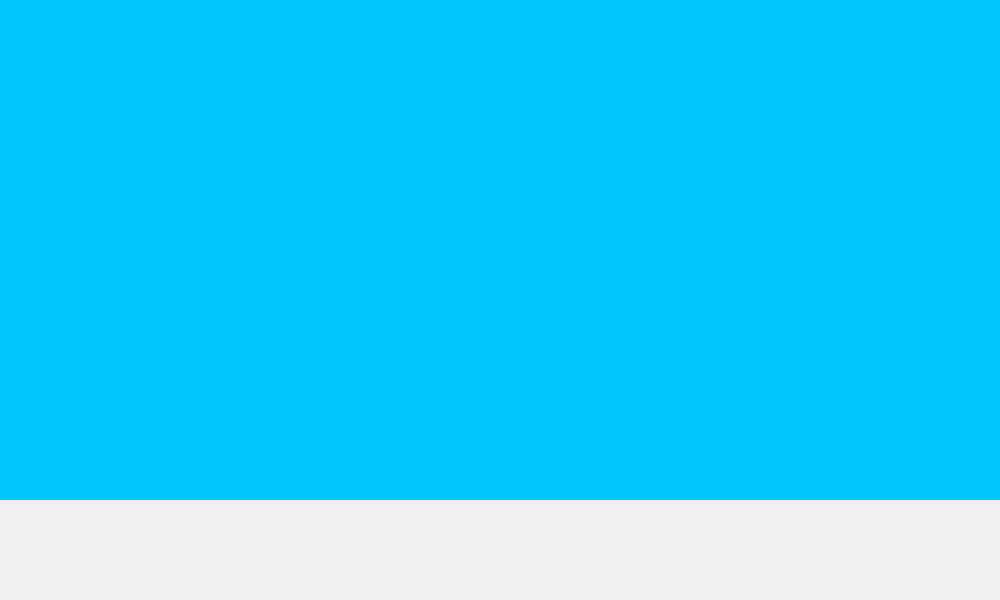
Frame 1 (no input)
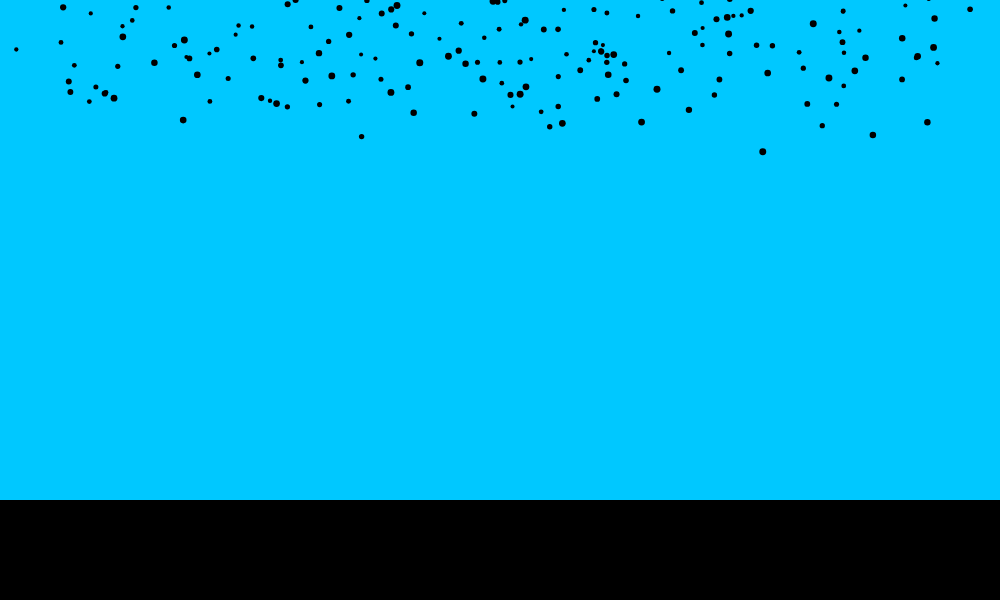
Frame 60 (no input)
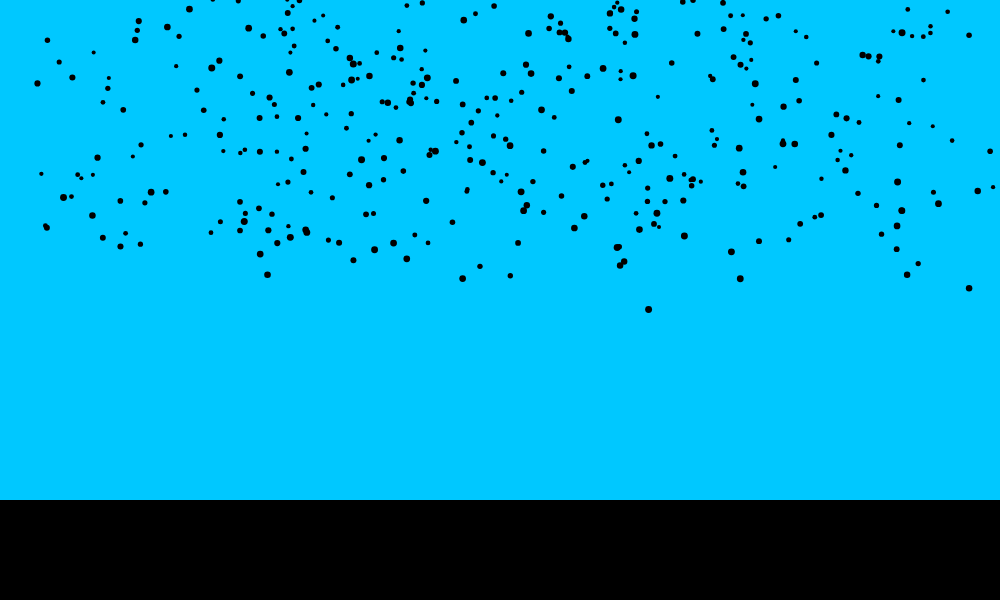
Frame 120 (the mouse pressed at the canvas centre since frame 60)

The p5.js sketch that drew these frames (run headless with seeded random() and noise() and a simulated clock; from frame 60 on, the mouse is pressed at the canvas centre):

// p5.js sketch
// ── sketch.js
// the black snow fall
let snowflakes = []; 

function setup() {
  createCanvas(1000, 600);
  fill(240);
  noStroke();
}

function draw() {
  background(0,200,300);
  rect(0, 500, 1000, 100);
  fill(0)
  let t = frameCount / 80; 

 
  for (let i = 0; i < random(7); i++) {
    snowflakes.push(new snowflake()); 
  }

 
  for (let flake of snowflakes) {
    flake.update(t); 
    flake.display(); 
  }
}

function snowflake() {
  
  this.posX = 0;
  this.posY = random(-60, 0);
  this.initialangle = random(0, 2 * PI);
  this.size = random(4, 7);


  this.radius = sqrt(random(pow(width / 2, 2)));

  this.update = function(time) {
    let w = 0.6; // angular speed
    let angle = w * time + this.initialangle;
    this.posX = width / 2 + this.radius * sin(angle);

    this.posY += pow(this.size, 0.5);

    if (this.posY > height) {
      let index = snowflakes.indexOf(this);
      snowflakes.splice(index, 1);
    }
  };

  this.display = function() {
    ellipse(this.posX, this.posY, this.size);
  };
}
